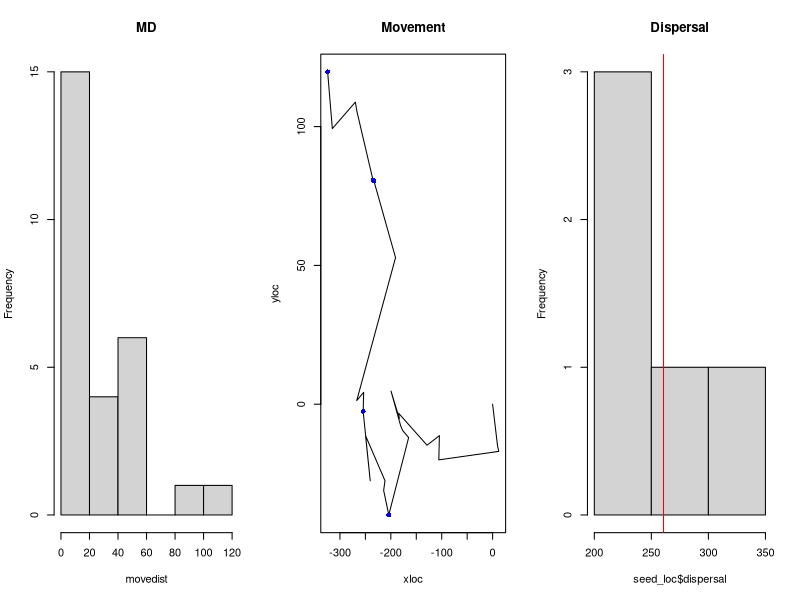

Write the R code that produced this figure.


# how many seeds each bird gets on a simulation run, which is equivalent to how many fruits in a foraging session in the same tree

# nseeds <- round(runif(1, 3, 6))
nseeds <- 5

# Sample a random Gut Retention Time for each one of the seeds
grt_tt <- round(rgamma(nseeds, shape = 4, scale = 5) + 8)

# Maximum gut retention time determines the simulation time
tt <- max(grt_tt)

movrate <- 28

# Sample movement distances from an exponential distribution. These are the lengths that the animal moves at each time step in minutes.
movedist <- rexp(tt, 1/movrate)

# Movement algorithm for this random walk. Sample a random angle of movement from a uniform distribution. Determine the movement in x and y, the animal's trajectory is the cumulative sum of those. We are not imposing any limits to the area of movement.
angle <- runif(tt, min = 0, max = 360)
distx <- movedist*cos(angle)
xloc <- c(0, cumsum(distx))
disty <- movedist*sin(angle)
yloc <- c(0, cumsum(disty))
animalTraj <- data.frame(time = 0:tt, xloc = xloc, yloc = yloc)

# Determine where the seeds are dropped based on the animal's location.
seed_loc <- data.frame(seed_id = 1:nseeds, time = grt_tt)
seed_loc <- merge(animalTraj, seed_loc, by = "time")
seed_loc$dispersal <- sqrt(seed_loc$xloc^2 + seed_loc$yloc^2)

# Calculate the mean location of seeds
x_m <- mean(seed_loc$xloc)
y_m <- mean(seed_loc$yloc)
mean_dispersal <- mean(seed_loc$dispersal)

# Calculate seed dispersion
xi <- (x_m - seed_loc$xloc)^2
yi <- (y_m - seed_loc$yloc)^2
seed_dispersion <- sum(sqrt(xi + yi))/nseeds

par(mfrow = c(1,3))
hist(movedist, main = "MD")
plot(x = xloc, y = yloc, type = "l", main = "Movement")
points(x = seed_loc$xloc, y = seed_loc$yloc, col = "blue", pch = 16)
hist(seed_loc$dispersal, main = "Dispersal")
abline(v = mean_dispersal, col = "red")


